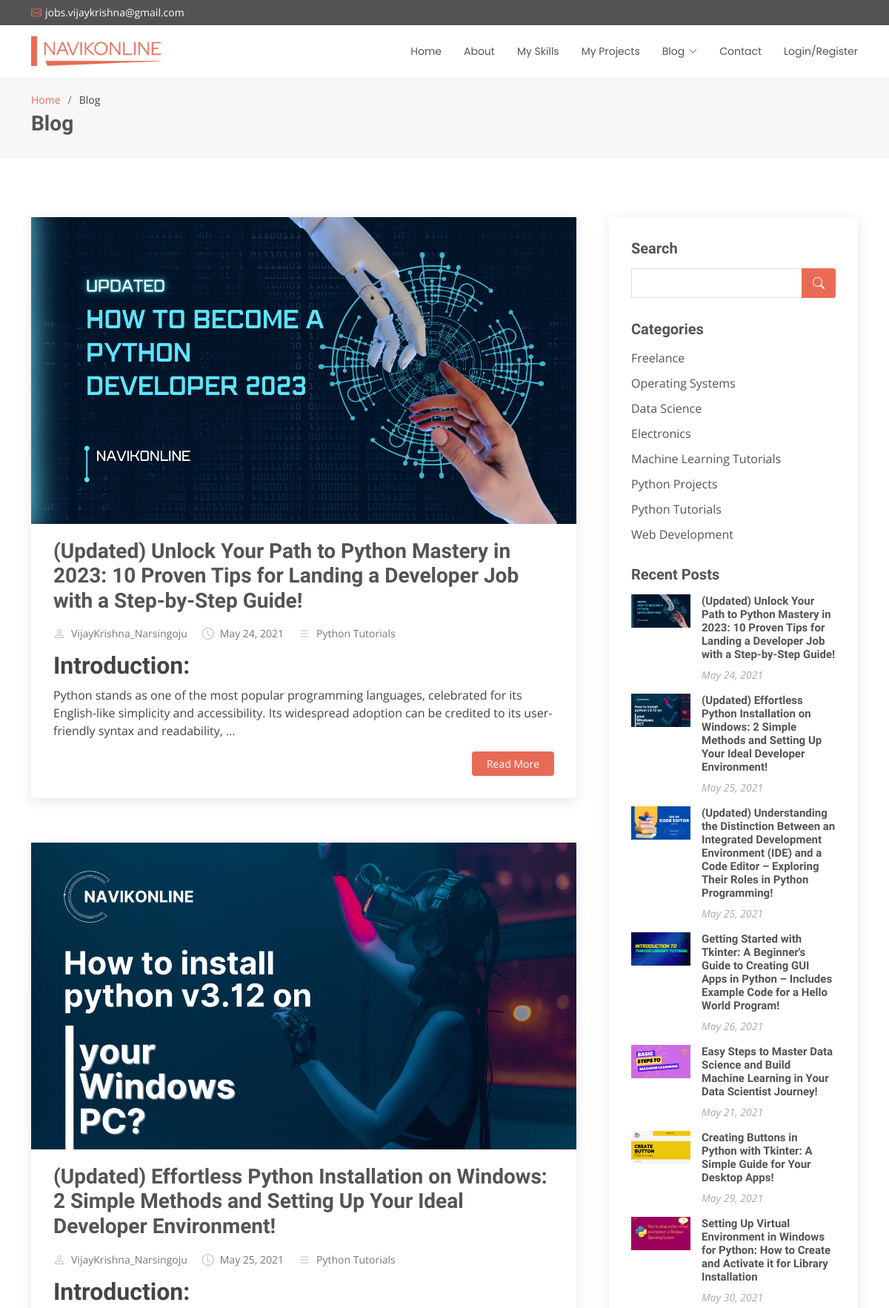
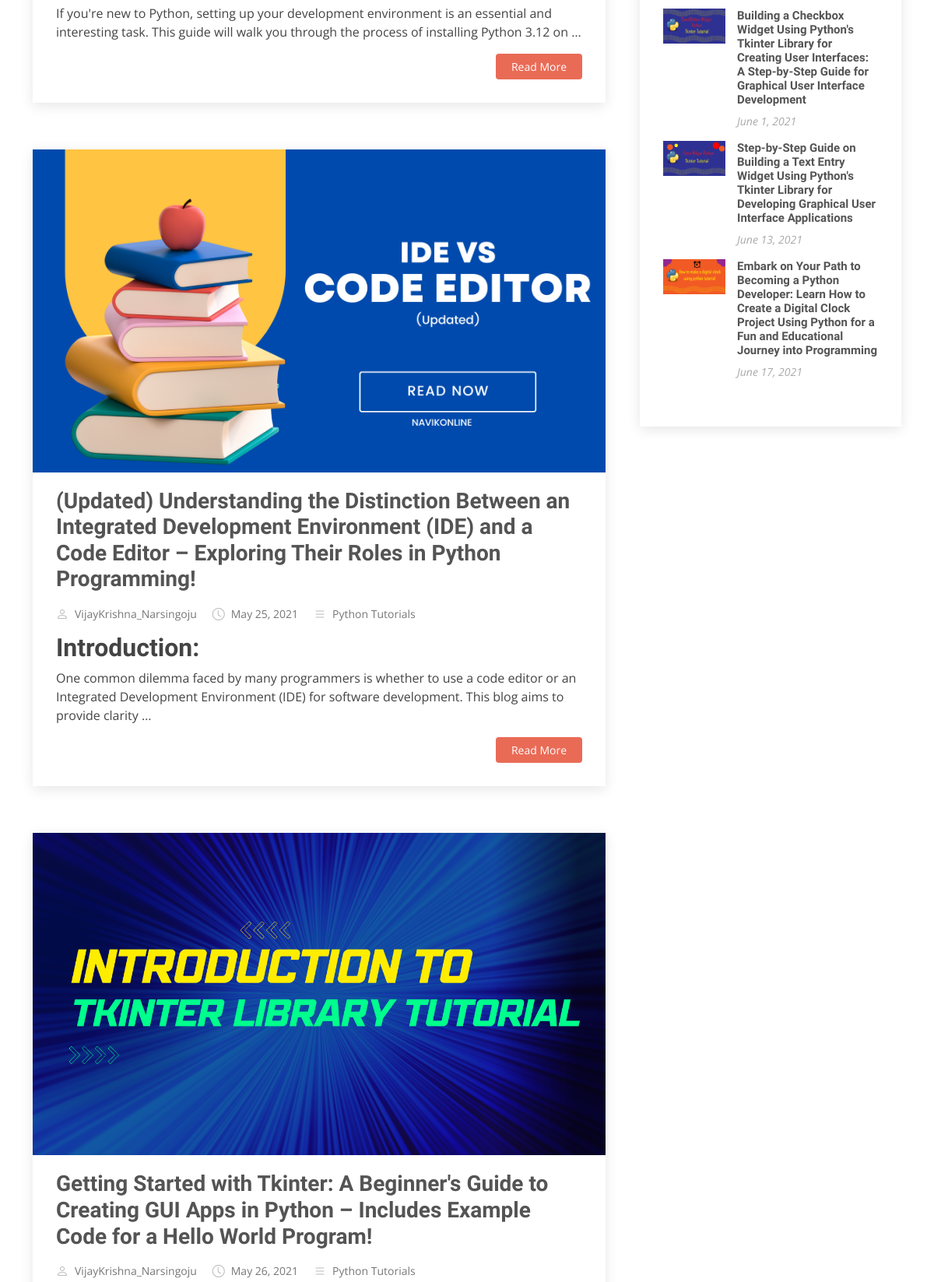
Screenshot of /blog/ (upper part) with the database file from the repository (2 pictures, top to bottom).
### myapp/models.py (models this page shows, shortened)
class Post(models.Model):
    category = models.ForeignKey(Category, on_delete=models.CASCADE, related_name = 'categories')
    user = models.ForeignKey(User, on_delete=models.CASCADE, related_name='users')
    title = models.CharField(max_length =255)
    thumbnail = models.ImageField(upload_to = 'post/thumbnail')
    description = RichTextField(blank=True, null = True)
    tags = models.CharField(max_length=255)
    posted_at = models.DateField(default = datetime.now)
    is_published = models.BooleanField(default = False)
    class Meta:
        verbose_name = ("Post")
        verbose_name_plural = ('Posts')

class Category(models.Model):
    name = models.CharField(max_length=255)
    created = models.DateTimeField(default = datetime.now)
    def __str__(self):
        return self.name
    class meta:
        verbose_name = 'Category'
        verbose_name_plural = 'Categories'

### myapp/views.py (the view)
# urls.py: path('blog/', views.pages.blog, name = 'blog'),
    @staticmethod
    def blog(request):
        category_name = request.GET.get('category')
        posts = Post.objects.filter(is_published=True)
        if category_name:
            posts = posts.filter(category__name=category_name)
        paginator = Paginator(posts, 10)
        page = request.GET.get('page')
        posts = paginator.get_page(page)
        categories = Category.objects.all()
        context = {
            'posts': posts,
            'categories': categories
        }
        return render(request, 'templates/pages/blog.html', context)

### templates/pages/blog.html (shortened to what this page needs)
{% load static %}
<!DOCTYPE html>
<html lang="en">
<head>
  <link href="{% static 'assets/vendor/animate.css/animate.min.css' %}" rel="stylesheet" />
  <link href="{% static 'assets/vendor/bootstrap/css/bootstrap.min.css' %}" rel="stylesheet" />
  <link href="{% static 'assets/vendor/bootstrap-icons/bootstrap-icons.css' %}" rel="stylesheet" />
  <link href="{% static 'assets/vendor/boxicons/css/boxicons.min.css' %}" rel="stylesheet" />
  <link href="{% static 'assets/vendor/glightbox/css/glightbox.min.css' %}" rel="stylesheet" />
  <link href="{% static 'assets/vendor/swiper/swiper-bundle.min.css' %}" rel="stylesheet" />
  <link href="{% static 'assets/css/style.css' %}" rel="stylesheet" />
</head>
<body>
  <section id="topbar" class="d-flex align-items-center">
    <div class="container d-flex justify-content-center justify-content-md-between">
      <div class="contact-info d-flex align-items-center">
        <i class="bi bi-envelope d-flex align-items-center"><a href="mailto:jobs.vijaykrishna@gmail.com">jobs.vijaykrishna@gmail.com</a></i>
      </div>
    </div>
  </section>
  <header id="header" class="d-flex align-items-center">
    <div class="container d-flex justify-content-between align-items-center">
      <div class="logo">
        <h1><a href="/"><img src="{% static 'assets/img/logo.png' %}" alt="logo"/></a></h1>
      </div>
      <nav id="navbar" class="navbar">
          {% if user.is_authenticated %}
          <ul>
            <li><a href="/">Home</a></li>
            <li class="active dropdown">
              <a href="{% url 'blog' %}">
                <span>Blog</span>
                <i class="bi bi-chevron-down"></i>
              </a>
              <ul>
                {% for category in categories %}
                  <li><a href="/blog/?category={{ category.name }}">{{ category.name }} </a></li>
                {% endfor %}
              </ul>
            </li>
            <li><a href="{% url 'Templates' %}">My Projects</a></li>
            <li><a href="{% url 'logout' %}">Logout</a></li>
          </ul>
          {% else %}
          <ul>
            <li><a href="/">Home</a></li>
            <li><a href="{% url 'about' %}" >About</a></li>
            <li><a href="{% url 'services' %}">My Skills</a></li>
            <li><a href="{% url 'Templates' %}">My Projects</a></li>
            <li class="active dropdown">
              <a href="{% url 'blog' %}" >
                <span>Blog</span>
                <i class="bi bi-chevron-down"></i>
              </a>
            </li>
            <li><a href="{% url 'contact' %}">Contact</a></li>
            <li><a href="{% url 'register' %}">Login/Register</a></li>
          </ul>
          {% endif %}
      </nav>
    </div>
  </header>
  <main id="main">
    <section id="breadcrumbs" class="breadcrumbs">
      <div class="container">
        <ol>
          <li><a href="/">Home</a></li>
          <li>Blog</li>
        </ol>
        <h2>Blog</h2>
      </div>
    </section>
    <section id="blog" class="blog" >
      <div class="container" data-aos="fade-up">
        <div class="row">
          <div class="col-lg-8 entries">
            {% for post in posts %}
            <article class="entry">
              <div class="entry-img">
                <img src="{{post.thumbnail.url}}" alt="" class="img-fluid">
              </div>
              <h2 class="entry-title">
                <a href="{% url 'blog_single' post.title %}">{{post.title}}</a>
              </h2>
              <div class="entry-meta">
                <ul>
                  <li class="d-flex align-items-center"><i class="bi bi-person"></i> <a href="{% url 'blog_single' post.title %}">{{post.user}}</a></li>
                  <li class="d-flex align-items-center"><i class="bi bi-clock"></i> <a href="{% url 'blog_single' post.title %}"><time >{{post.posted_at}}</time></a></li>
                  <li class="d-flex align-items-center"><i class="bi bi-list"></i> <a href="{% url 'blog_single' post.title %}">{{post.category}}</a></li>
                </ul>
              </div>
              <div class="entry-content">
                <p>
                  {{post.description|safe|truncatewords:"30"|linebreaks}}
                </p>
                <div class="read-more">
                  <a href="{% url 'blog_single' post.title %}">Read More</a>
                </div>
              </div>
            </article>
            {% endfor %}
          </div>
          <div class="col-lg-4">
            <div class="sidebar">
              <h3 class="sidebar-title">Search</h3>
              <div class="sidebar-item search-form">
                <form action="/search/" method="GET">{% csrf_token %}
                  <input type="text" name="q">
                  <button type="submit"><i class="bi bi-search"></i></button>
                </form>
              </div>
              <h3 class="sidebar-title">Categories</h3>
              <div class="sidebar-item categories">
                <ul>
                  {% for category in categories %}
                    <li><a href="/blog/?category={{ category.name }}">{{ category.name }} </a></li>
                  {% endfor %}
                </ul>
              </div>
              <h3 class="sidebar-title">Recent Posts</h3>
              <div class="sidebar-item recent-posts">
                {% for post in posts %}
                <div class="post-item clearfix">
                  <img src="{{post.thumbnail.url}}" alt="">
                  <h4><a href="{% url 'blog_single' post.title %}">{{post.title}}</a></h4>
                  <time datetime="{{post.posted_at}}">{{post.posted_at}}</time>
                </div>
                {% endfor %}
              </div>
            </div>
          </div>
        </div>
      </div>
    </section>
  </main>
</body>
</html>

### rows the page displays
Post: thumbnail (picture), title "(Updated) Unlock Your Path to Python Mastery in 2023: 10 Proven Tips for Landing a Developer Job with a Step-by-Step Guide!", user "VijayKrishna_Narsingoju", posted_at "May 24, 2021", category "Python Tutorials", description "Introduction: Python stands as one of the most popular programming languages, celebrated for its English-like simplicity and accessibility. Its widespread adoption can be credited to its user-friendly syntax and readability, …"
Post: thumbnail (picture), title "(Updated) Effortless Python Installation on Windows: 2 Simple Methods and Setting Up Your Ideal Developer Environment!", user "VijayKrishna_Narsingoju", posted_at "May 25, 2021", category "Python Tutorials", description "Introduction: If you're new to Python, setting up your development environment is an essential and interesting task. This guide will walk you through the process of installing Python 3.12 on …"
Post: thumbnail (picture), title "(Updated) Understanding the Distinction Between an Integrated Development Environment (IDE) and a Code Editor – Exploring Their Roles in Python Programming!", user "VijayKrishna_Narsingoju", posted_at "May 25, 2021", category "Python Tutorials", description "Introduction: One common dilemma faced by many programmers is whether to use a code editor or an Integrated Development Environment (IDE) for software development. This blog aims to provide clarity …"
Post: thumbnail (picture), title "Getting Started with Tkinter: A Beginner's Guide to Creating GUI Apps in Python – Includes Example Code for a Hello World Program!", user "VijayKrishna_Narsingoju", posted_at "May 26, 2021", category "Python Tutorials"
Category: name "Freelance"
Category: name "Operating Systems"
Category: name "Data Science"
Category: name "Electronics"
Category: name "Machine Learning Tutorials"
Category: name "Python Projects"
Category: name "Python Tutorials"
Category: name "Web Development"
Post: thumbnail (picture), title "Easy Steps to Master Data Science and Build Machine Learning in Your Data Scientist Journey!", posted_at "May 21, 2021"
Post: thumbnail (picture), title "Creating Buttons in Python with Tkinter: A Simple Guide for Your Desktop Apps!", posted_at "May 29, 2021"
Post: thumbnail (picture), title "Setting Up Virtual Environment in Windows for Python: How to Create and Activate it for Library Installation", posted_at "May 30, 2021"
Post: thumbnail (picture), title "Building a Checkbox Widget Using Python's Tkinter Library for Creating User Interfaces: A Step-by-Step Guide for Graphical User Interface Development", posted_at "June 1, 2021"
Post: thumbnail (picture), title "Step-by-Step Guide on Building a Text Entry Widget Using Python's Tkinter Library for Developing Graphical User Interface Applications", posted_at "June 13, 2021"
Post: thumbnail (picture), title "Embark on Your Path to Becoming a Python Developer: Learn How to Create a Digital Clock Project Using Python for a Fun and Educational Journey into Programming", posted_at "June 17, 2021"
